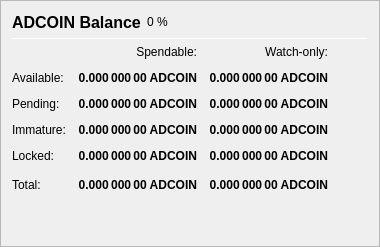
                   <widget class="QFrame" name="frame_Balances">
                    <property name="frameShape">
                     <enum>QFrame::StyledPanel</enum>
                    </property>
                    <property name="frameShadow">
                     <enum>QFrame::Raised</enum>
                    </property>
                    <layout class="QVBoxLayout" name="verticalLayout_4">
                     <item>
                      <layout class="QHBoxLayout" name="horizontalLayout_4">
                       <item>
                        <widget class="QLabel" name="label_5">
                         <property name="minimumSize">
                          <size>
                           <width>0</width>
                           <height>20</height>
                          </size>
                         </property>
                         <property name="font">
                          <font>
                           <pointsize>12</pointsize>
                           <weight>75</weight>
                           <bold>true</bold>
                          </font>
                         </property>
                         <property name="text">
                          <string>ADCOIN Balance</string>
                         </property>
                        </widget>
                       </item>
                       <item>
                        <widget class="QLabel" name="labelADCOINPercent">
                         <property name="text">
                          <string notr="true">0 %</string>
                         </property>
                        </widget>
                       </item>
                       <item>
                        <spacer name="horizontalSpacer_3">
                         <property name="orientation">
                          <enum>Qt::Horizontal</enum>
                         </property>
                         <property name="sizeHint" stdset="0">
                          <size>
                           <width>40</width>
                           <height>20</height>
                          </size>
                         </property>
                        </spacer>
                       </item>
                      </layout>
                     </item>
                     <item>
                      <widget class="Line" name="line_Balance">
                       <property name="minimumSize">
                        <size>
                         <width>0</width>
                         <height>1</height>
                        </size>
                       </property>
                       <property name="maximumSize">
                        <size>
                         <width>16777215</width>
                         <height>1</height>
                        </size>
                       </property>
                       <property name="orientation">
                        <enum>Qt::Horizontal</enum>
                       </property>
                      </widget>
                     </item>
                     <item>
                      <layout class="QGridLayout" name="gridLayout">
                       <property name="spacing">
                        <number>12</number>
                       </property>
                       <item row="0" column="1">
                        <widget class="QLabel" name="labelSpendable">
                         <property name="text">
                          <string>Spendable:</string>
                         </property>
                         <property name="alignment">
                          <set>Qt::AlignRight|Qt::AlignTrailing|Qt::AlignVCenter</set>
                         </property>
                        </widget>
                       </item>
                       <item row="0" column="2">
                        <widget class="QLabel" name="labelWatchonly">
                         <property name="text">
                          <string>Watch-only:</string>
                         </property>
                         <property name="alignment">
                          <set>Qt::AlignRight|Qt::AlignTrailing|Qt::AlignVCenter</set>
                         </property>
                        </widget>
                       </item>
                       <item row="1" column="0">
                        <widget class="QLabel" name="labelBalanceText">
                         <property name="text">
                          <string>Available:</string>
                         </property>
                        </widget>
                       </item>
                       <item row="1" column="1">
                        <widget class="QLabel" name="labelBalance">
                         <property name="font">
                          <font>
                           <weight>75</weight>
                           <bold>true</bold>
                          </font>
                         </property>
                         <property name="cursor">
                          <cursorShape>IBeamCursor</cursorShape>
                         </property>
                         <property name="toolTip">
                          <string>Your current spendable balance</string>
                         </property>
                         <property name="text">
                          <string notr="true">0.000 000 00 ADCOIN</string>
                         </property>
                         <property name="alignment">
                          <set>Qt::AlignRight|Qt::AlignTrailing|Qt::AlignVCenter</set>
                         </property>
                         <property name="textInteractionFlags">
                          <set>Qt::LinksAccessibleByMouse|Qt::TextSelectableByKeyboard|Qt::TextSelectableByMouse</set>
                         </property>
                        </widget>
                       </item>
                       <item row="1" column="2">
                        <widget class="QLabel" name="labelWatchAvailable">
                         <property name="font">
                          <font>
                           <weight>75</weight>
                           <bold>true</bold>
                          </font>
                         </property>
                         <property name="cursor">
                          <cursorShape>IBeamCursor</cursorShape>
                         </property>
                         <property name="toolTip">
                          <string>Your current balance in watch-only addresses</string>
                         </property>
                         <property name="text">
                          <string notr="true">0.000 000 00 ADCOIN</string>
                         </property>
                         <property name="alignment">
                          <set>Qt::AlignRight|Qt::AlignTrailing|Qt::AlignVCenter</set>
                         </property>
                         <property name="textInteractionFlags">
                          <set>Qt::LinksAccessibleByMouse|Qt::TextSelectableByKeyboard|Qt::TextSelectableByMouse</set>
                         </property>
                        </widget>
                       </item>
                       <item row="2" column="0">
                        <widget class="QLabel" name="labelPendingText">
                         <property name="text">
                          <string>Pending:</string>
                         </property>
                        </widget>
                       </item>
                       <item row="2" column="1">
                        <widget class="QLabel" name="labelUnconfirmed">
                         <property name="font">
                          <font>
                           <weight>75</weight>
                           <bold>true</bold>
                          </font>
                         </property>
                         <property name="cursor">
                          <cursorShape>IBeamCursor</cursorShape>
                         </property>
                         <property name="toolTip">
                          <string>Total of transactions that have yet to be confirmed, and do not yet count toward the spendable balance</string>
                         </property>
                         <property name="text">
                          <string notr="true">0.000 000 00 ADCOIN</string>
                         </property>
                         <property name="alignment">
                          <set>Qt::AlignRight|Qt::AlignTrailing|Qt::AlignVCenter</set>
                         </property>
                         <property name="textInteractionFlags">
                          <set>Qt::LinksAccessibleByMouse|Qt::TextSelectableByKeyboard|Qt::TextSelectableByMouse</set>
                         </property>
                        </widget>
                       </item>
                       <item row="2" column="2">
                        <widget class="QLabel" name="labelWatchPending">
                         <property name="font">
                          <font>
                           <weight>75</weight>
                           <bold>true</bold>
                          </font>
                         </property>
                         <property name="cursor">
                          <cursorShape>IBeamCursor</cursorShape>
                         </property>
                         <property name="toolTip">
                          <string>Unconfirmed transactions to watch-only addresses</string>
                         </property>
                         <property name="text">
                          <string notr="true">0.000 000 00 ADCOIN</string>
                         </property>
                         <property name="alignment">
                          <set>Qt::AlignRight|Qt::AlignTrailing|Qt::AlignVCenter</set>
                         </property>
                         <property name="textInteractionFlags">
                          <set>Qt::LinksAccessibleByMouse|Qt::TextSelectableByKeyboard|Qt::TextSelectableByMouse</set>
                         </property>
                        </widget>
                       </item>
                       <item row="3" column="0">
                        <widget class="QLabel" name="labelImmatureText">
                         <property name="text">
                          <string>Immature:</string>
                         </property>
                        </widget>
                       </item>
                       <item row="3" column="1">
                        <widget class="QLabel" name="labelImmature">
                         <property name="font">
                          <font>
                           <weight>75</weight>
                           <bold>true</bold>
                          </font>
                         </property>
                         <property name="cursor">
                          <cursorShape>IBeamCursor</cursorShape>
                         </property>
                         <property name="toolTip">
                          <string>Staked or masternode rewards that has not yet matured</string>
                         </property>
                         <property name="text">
                          <string notr="true">0.000 000 00 ADCOIN</string>
                         </property>
                         <property name="alignment">
                          <set>Qt::AlignRight|Qt::AlignTrailing|Qt::AlignVCenter</set>
                         </property>
                         <property name="textInteractionFlags">
                          <set>Qt::LinksAccessibleByMouse|Qt::TextSelectableByKeyboard|Qt::TextSelectableByMouse</set>
                         </property>
                        </widget>
                       </item>
                       <item row="3" column="2">
                        <widget class="QLabel" name="labelWatchImmature">
                         <property name="font">
                          <font>
                           <weight>75</weight>
                           <bold>true</bold>
                          </font>
                         </property>
                         <property name="cursor">
                          <cursorShape>IBeamCursor</cursorShape>
                         </property>
                         <property name="toolTip">
                          <string>Staked or masternode rewards in watch-only addresses that has not yet matured</string>
                         </property>
                         <property name="text">
                          <string notr="true">0.000 000 00 ADCOIN</string>
                         </property>
                         <property name="alignment">
                          <set>Qt::AlignRight|Qt::AlignTrailing|Qt::AlignVCenter</set>
                         </property>
                         <property name="textInteractionFlags">
                          <set>Qt::LinksAccessibleByMouse|Qt::TextSelectableByKeyboard|Qt::TextSelectableByMouse</set>
                         </property>
                        </widget>
                       </item>
                       <item row="4" column="0">
                        <widget class="QLabel" name="labelLockedBalanceText">
                         <property name="toolTip">
                          <string>Locked ADCOIN or Masternode collaterals. These are excluded from zADCOIN minting.</string>
                         </property>
                         <property name="text">
                          <string>Locked:</string>
                         </property>
                        </widget>
                       </item>
                       <item row="4" column="1">
                        <widget class="QLabel" name="labelLockedBalance">
                         <property name="font">
                          <font>
                           <weight>75</weight>
                           <bold>true</bold>
                          </font>
                         </property>
                         <property name="cursor">
                          <cursorShape>IBeamCursor</cursorShape>
                         </property>
                         <property name="toolTip">
                          <string>Locked ADCOIN or Masternode collaterals. These are excluded from zADCOIN minting.</string>
                         </property>
                         <property name="text">
                          <string notr="true">0.000 000 00 ADCOIN</string>
                         </property>
                         <property name="alignment">
                          <set>Qt::AlignRight|Qt::AlignTrailing|Qt::AlignVCenter</set>
                         </property>
                         <property name="textInteractionFlags">
                          <set>Qt::LinksAccessibleByMouse|Qt::TextSelectableByKeyboard|Qt::TextSelectableByMouse</set>
                         </property>
                        </widget>
                       </item>
                       <item row="4" column="2">
                        <widget class="QLabel" name="labelWatchLocked">
                         <property name="font">
                          <font>
                           <weight>75</weight>
                           <bold>true</bold>
                          </font>
                         </property>
                         <property name="cursor">
                          <cursorShape>IBeamCursor</cursorShape>
                         </property>
                         <property name="toolTip">
                          <string>Current locked balance in watch-only addresses</string>
                         </property>
                         <property name="text">
                          <string notr="true">0.000 000 00 ADCOIN</string>
                         </property>
                         <property name="alignment">
                          <set>Qt::AlignRight|Qt::AlignTrailing|Qt::AlignVCenter</set>
                         </property>
                         <property name="textInteractionFlags">
                          <set>Qt::LinksAccessibleByMouse|Qt::TextSelectableByKeyboard|Qt::TextSelectableByMouse</set>
                         </property>
                        </widget>
                       </item>
                       <item row="5" column="0">
                        <widget class="QLabel" name="labelTotalText">
                         <property name="toolTip">
                          <string>Your current ADCOIN balance, unconfirmed and immature transactions included</string>
                         </property>
                         <property name="text">
                          <string>Total:</string>
                         </property>
                        </widget>
                       </item>
                       <item row="5" column="1">
                        <widget class="QLabel" name="labelTotal">
                         <property name="font">
                          <font>
                           <weight>75</weight>
                           <bold>true</bold>
                          </font>
                         </property>
                         <property name="cursor">
                          <cursorShape>IBeamCursor</cursorShape>
                         </property>
                         <property name="toolTip">
                          <string>Your current ADCOIN balance, unconfirmed and immature transactions included</string>
                         </property>
                         <property name="text">
                          <string notr="true">0.000 000 00 ADCOIN</string>
                         </property>
                         <property name="alignment">
                          <set>Qt::AlignRight|Qt::AlignTrailing|Qt::AlignVCenter</set>
                         </property>
                         <property name="textInteractionFlags">
                          <set>Qt::LinksAccessibleByMouse|Qt::TextSelectableByKeyboard|Qt::TextSelectableByMouse</set>
                         </property>
                        </widget>
                       </item>
                       <item row="5" column="2">
                        <widget class="QLabel" name="labelWatchTotal">
                         <property name="font">
                          <font>
                           <weight>75</weight>
                           <bold>true</bold>
                          </font>
                         </property>
                         <property name="cursor">
                          <cursorShape>IBeamCursor</cursorShape>
                         </property>
                         <property name="toolTip">
                          <string>Current total balance in watch-only addresses</string>
                         </property>
                         <property name="text">
                          <string notr="true">0.000 000 00 ADCOIN</string>
                         </property>
                         <property name="alignment">
                          <set>Qt::AlignRight|Qt::AlignTrailing|Qt::AlignVCenter</set>
                         </property>
                         <property name="textInteractionFlags">
                          <set>Qt::LinksAccessibleByMouse|Qt::TextSelectableByKeyboard|Qt::TextSelectableByMouse</set>
                         </property>
                        </widget>
                       </item>
                       <item row="5" column="3">
                        <spacer name="horizontalSpacer_9">
                         <property name="orientation">
                          <enum>Qt::Horizontal</enum>
                         </property>
                         <property name="sizeHint" stdset="0">
                          <size>
                           <width>40</width>
                           <height>20</height>
                          </size>
                         </property>
                        </spacer>
                       </item>
                      </layout>
                     </item>
                     <item>
                      <spacer name="verticalSpacer_3">
                       <property name="orientation">
                        <enum>Qt::Vertical</enum>
                       </property>
                       <property name="sizeHint" stdset="0">
                        <size>
                         <width>20</width>
                         <height>40</height>
                        </size>
                       </property>
                      </spacer>
                     </item>
                    </layout>
                   </widget>
